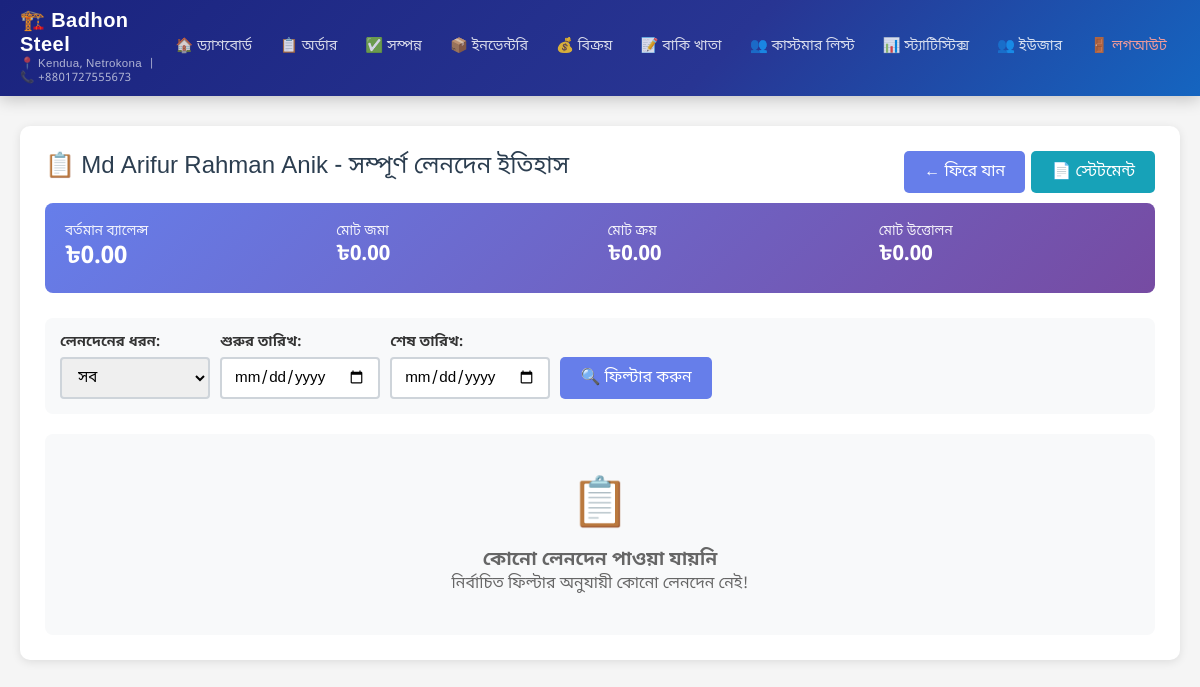
The page /admin-panel/transactions/customers/56/transactions/ (signed in) on the database as committed earlier.
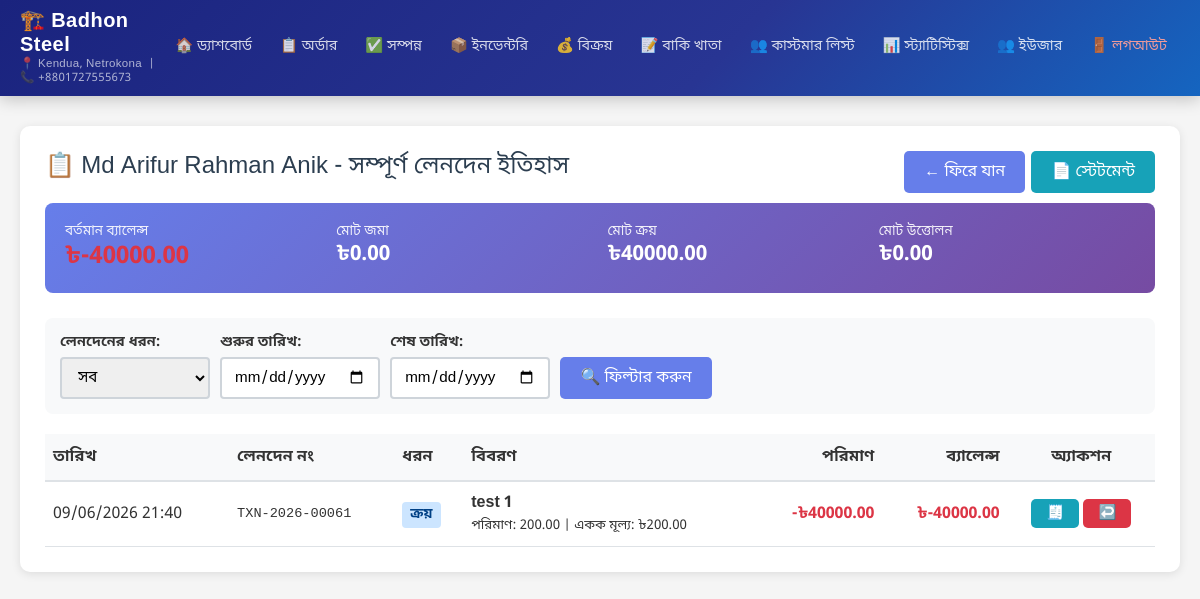
The same page on the database as committed later.
### transactions/models.py (models this page shows, shortened)
class Customer(models.Model):
    name = models.CharField(max_length=200, verbose_name='Customer Name')
    mobile_number = models.CharField(max_length=20, unique=True, verbose_name='Mobile Number')
    address = models.TextField(verbose_name='Address', blank=True)
    current_balance = models.DecimalField(max_digits=10, decimal_places=2, verbose_name='Current Balance', default=0)
    created_at = models.DateTimeField(auto_now_add=True, verbose_name='Created At')
    updated_at = models.DateTimeField(auto_now=True, verbose_name='Updated At')
    class Meta:
        verbose_name = 'Customer'
        verbose_name_plural = 'Customers'
        ordering = ['-created_at']
    @property
    def total_submitted(self):
        from django.db.models import Sum
        result = self.transactions.filter(
            transaction_type='submission',
            status='completed'
        ).aggregate(total=Sum('amount'))
        return result['total'] or 0
    @property
    def total_purchased(self):
        from django.db.models import Sum
        result = self.transactions.filter(
            transaction_type='purchase',
            status='completed'
        ).aggregate(total=Sum('amount'))
        return abs(result['total'] or 0)
    @property
    def total_withdrawn(self):
        from django.db.models import Sum
        result = self.transactions.filter(
            transaction_type='withdrawal',
            status='completed'
        ).aggregate(total=Sum('amount'))
        return abs(result['total'] or 0)

class Transaction(models.Model):
    TRANSACTION_TYPE_CHOICES = [
        ('submission', 'Submission (Deposit)'),
        ('purchase', 'Purchase'),
        ('withdrawal', 'Withdrawal'),
        ('adjustment', 'Adjustment'),
        ('reversal', 'Reversal'),
    ]
    STATUS_CHOICES = [
        ('pending', 'চলমান'),
        ('ready', 'প্রস্তুত'),
        ('completed', 'সম্পন্ন'),
        ('cancelled', 'বাতিল'),
    ]
    DELIVERY_STATUS_CHOICES = [
        ('not_delivered', 'ডেলিভারি হয়নি'),
        ('delivered', 'ডেলিভারি সম্পন্ন'),
    ]
    is_edited = models.BooleanField(default=False, verbose_name='Is Edited')
    original_transaction = models.ForeignKey('self', on_delete=models.SET_NULL, null=True, blank=True,
                                             related_name='edited_versions', verbose_name='Original Transaction')
    transaction_number = models.CharField(max_length=50, unique=True, verbose_name='Transaction Number', editable=False)
    customer = models.ForeignKey('Customer', on_delete=models.PROTECT, related_name='transactions', verbose_name='Customer')
    transaction_type = models.CharField(max_length=20, choices=TRANSACTION_TYPE_CHOICES, verbose_name='Transaction Type')
    amount = models.DecimalField(max_digits=10, decimal_places=2, verbose_name='Amount')
    balance_before = models.DecimalField(max_digits=10, decimal_places=2, verbose_name='Balance Before', default=0)
    balance_after = models.DecimalField(max_digits=10, decimal_places=2, verbose_name='Balance After', default=0)
    item_name = models.CharField(max_length=200, verbose_name='Item Name', blank=True)
    item_description = models.TextField(verbose_name='Item Description', blank=True)
    item_quantity = models.DecimalField(max_digits=10, decimal_places=2, verbose_name='Quantity', null=True, blank=True)
    item_unit_price = models.DecimalField(max_digits=10, decimal_places=2, verbose_name='Unit Price', null=True, blank=True)
    inventory_product = models.ForeignKey('shop.InventoryProduct', on_delete=models.SET_NULL, null=True, blank=True,
                                          verbose_name='Inventory Product')
    item_discount_percentage = models.DecimalField(max_digits=5, decimal_places=2, default=0, verbose_name='Item Discount (%)')
    item_discount_amount = models.DecimalField(max_digits=10, decimal_places=2, default=0, verbose_name='Item Discount Amount')
    total_discount_percentage = models.DecimalField(max_digits=5, decimal_places=2, default=0, verbose_name='Total Discount (%)')
    total_discount_amount = models.DecimalField(max_digits=10, decimal_places=2, default=0, verbose_name='Total Discount Amount')
    gross_amount = models.DecimalField(max_digits=10, decimal_places=2, default=0, verbose_name='Gross Amount')
    status = models.CharField(max_length=20, choices=STATUS_CHOICES, default='pending', verbose_name='Order Status')
    delivery_status = models.CharField(max_length=20, choices=DELIVERY_STATUS_CHOICES, default='not_delivered', verbose_name='Delivery Status')
    notes = models.TextField(verbose_name='Notes', blank=True)
    order_date = models.DateField(default=timezone.now, verbose_name='Order Date')
    delivery_date = models.DateField(null=True, blank=True, verbose_name='Delivery Date')
    payment_date = models.DateField(null=True, blank=True, verbose_name='Payment Due Date')
    reverses_transaction = models.ForeignKey('self', on_delete=models.SET_NULL, null=True, blank=True,
                                             related_name='reversed_by_transactions', verbose_name='Reversed Transaction')
    is_reversed = models.BooleanField(default=False, verbose_name='Is Reversed')
    created_by = models.ForeignKey('auth.User', on_delete=models.SET_NULL, null=True, blank=True, verbose_name='Created By')
    created_at = models.DateTimeField(auto_now_add=True, verbose_name='Created At')
    updated_at = models.DateTimeField(auto_now=True, verbose_name='Updated At')
    class Meta:
        verbose_name = 'Transaction'
        verbose_name_plural = 'Transactions'
        ordering = ['-created_at']
        indexes = [
            models.Index(fields=['customer', '-created_at']),
            models.Index(fields=['transaction_type', 'status']),
            models.Index(fields=['transaction_number']),
        ]

### transactions/views.py (the view)
# urls.py: path('customers/<int:customer_pk>/transactions/', views.transaction_list, name='transaction_list'),
@login_required
def transaction_list(request, customer_pk):
    customer = get_object_or_404(Customer, pk=customer_pk)
    transaction_type = request.GET.get('type', '')
    date_from = request.GET.get('from_date', '')
    date_to = request.GET.get('to_date', '')
    transactions = customer.transactions.filter(status='completed').order_by('-created_at')
    if transaction_type:
        transactions = transactions.filter(transaction_type=transaction_type)
    if date_from:
        transactions = transactions.filter(created_at__gte=date_from)
    if date_to:
        transactions = transactions.filter(created_at__lte=date_to)
    paginator = Paginator(transactions, 50)
    page_number = request.GET.get('page')
    page_obj = paginator.get_page(page_number)
    context = {
        'customer': customer,
        'page_obj': page_obj,
        'transactions': page_obj.object_list,
        'transaction_type': transaction_type,
        'date_from': date_from,
        'date_to': date_to,
    }
    return render(request, 'transactions/transaction_list.html', context)

### transactions/templates/transactions/transaction_list.html (shortened to what the changed rows need)
{% extends 'admin_panel/base.html' %}
{% load static %}
{% block content %}
<div class="card">
    <div class="card-title">
        📋 {{ customer.name }} - সম্পূর্ণ লেনদেন ইতিহাস
        <div style="float: right;">
        </div>
    </div>
    <div style="background: linear-gradient(135deg, #667eea 0%, #764ba2 100%); padding: 20px; border-radius: 8px; margin-bottom: 25px; color: white;">
        <div style="display: grid; grid-template-columns: repeat(auto-fit, minmax(150px, 1fr)); gap: 15px;">
            <div>
                <div style="font-size: 0.85rem; opacity: 0.9;">বর্তমান ব্যালেন্স</div>
                <div style="font-size: 1.5rem; font-weight: 700;">
                    {% if customer.current_balance >= 0 %}
                    ৳{{ customer.current_balance|floatformat:2 }}
                    {% else %}
                    <span style="color: #dc3545;">৳-{{ customer.current_balance|floatformat:2|slice:"1:" }}</span>
                    {% endif %}
                </div>
            </div>
            <div>
                <div style="font-size: 0.85rem; opacity: 0.9;">মোট জমা</div>
                <div style="font-size: 1.3rem; font-weight: 700;">৳{{ customer.total_submitted|floatformat:2 }}</div>
            </div>
            <div>
                <div style="font-size: 0.85rem; opacity: 0.9;">মোট ক্রয়</div>
                <div style="font-size: 1.3rem; font-weight: 700;">৳{{ customer.total_purchased|floatformat:2 }}</div>
            </div>
            <div>
                <div style="font-size: 0.85rem; opacity: 0.9;">মোট উত্তোলন</div>
                <div style="font-size: 1.3rem; font-weight: 700;">৳{{ customer.total_withdrawn|floatformat:2 }}</div>
            </div>
        </div>
    </div>
    <div style="background: #f8f9fa; padding: 15px; border-radius: 8px; margin-bottom: 20px;">
        <form method="get" style="display: flex; gap: 10px; flex-wrap: wrap; align-items: end;">
        </form>
    </div>
    {% if transactions %}
    <div style="overflow-x: auto;">
        <table style="width: 100%; border-collapse: collapse;">
            <thead>
                <tr style="background-color: #f8f9fa; border-bottom: 2px solid #dee2e6;">
                    <th style="padding: 12px 8px; text-align: left; font-weight: 600;">তারিখ</th>
                    <th style="padding: 12px 8px; text-align: left; font-weight: 600;">লেনদেন নং</th>
                    <th style="padding: 12px 8px; text-align: left; font-weight: 600;">ধরন</th>
                    <th style="padding: 12px 8px; text-align: left; font-weight: 600;">বিবরণ</th>
                    <th style="padding: 12px 8px; text-align: right; font-weight: 600;">পরিমাণ</th>
                    <th style="padding: 12px 8px; text-align: right; font-weight: 600;">ব্যালেন্স</th>
                    <th style="padding: 12px 8px; text-align: center; font-weight: 600;">অ্যাকশন</th>
                </tr>
            </thead>
            <tbody>
                {% for txn in transactions %}
                <tr style="border-bottom: 1px solid #dee2e6; {% if txn.is_reversed %}opacity: 0.5; background: #f8f9fa;{% endif %}">
                    <td style="padding: 10px 8px;">{{ txn.created_at|date:"d/m/Y H:i" }}</td>
                    <td style="padding: 10px 8px; font-family: monospace; font-size: 0.85rem;">{{ txn.transaction_number }}</td>
                    <td style="padding: 10px 8px;">
                        {% if txn.transaction_type == 'submission' %}
                        <span style="padding: 4px 8px; border-radius: 4px; background: #d4edda; color: #155724; font-weight: 600; font-size: 0.85rem;">জমা</span>
                        {% elif txn.transaction_type == 'purchase' %}
                        <span style="padding: 4px 8px; border-radius: 4px; background: #cce5ff; color: #004085; font-weight: 600; font-size: 0.85rem;">ক্রয়</span>
                        {% elif txn.transaction_type == 'withdrawal' %}
                        <span style="padding: 4px 8px; border-radius: 4px; background: #fff3cd; color: #856404; font-weight: 600; font-size: 0.85rem;">উত্তোলন</span>
                        {% elif txn.transaction_type == 'reversal' %}
                        <span style="padding: 4px 8px; border-radius: 4px; background: #f8d7da; color: #721c24; font-weight: 600; font-size: 0.85rem;">বাতিল</span>
                        {% endif %}
                    </td>
                    <td style="padding: 10px 8px;">
                        {% if txn.transaction_type == 'purchase' %}
                            <strong>{{ txn.item_name }}</strong>
                            {% if txn.item_quantity %}<br><small>পরিমাণ: {{ txn.item_quantity }} | একক মূল্য: ৳{{ txn.item_unit_price|floatformat:2 }}</small>{% endif %}
                        {% elif txn.notes %}
                            {{ txn.notes|truncatewords:15 }}
                        {% else %}
                            -
                        {% endif %}
                    </td>
                    <td style="padding: 10px 8px; text-align: right; font-weight: 700;">
                        {% if txn.transaction_type == 'submission' %}
                        <span style="color: #28a745;">+৳{{ txn.amount|floatformat:2 }}</span>
                        {% elif txn.transaction_type == 'purchase' or txn.transaction_type == 'withdrawal' %}
                        <span style="color: #dc3545;">-৳{{ txn.amount|floatformat:2 }}</span>
                        {% elif txn.transaction_type == 'reversal' %}
                            {% if txn.reverses_transaction.transaction_type == 'submission' %}
                            <span style="color: #dc3545;">-৳{{ txn.amount|floatformat:2 }}</span>
                            {% else %}
                            <span style="color: #28a745;">+৳{{ txn.amount|floatformat:2 }}</span>
                            {% endif %}
                        {% endif %}
                    </td>
                    <td style="padding: 10px 8px; text-align: right; font-weight: 700;">
                        {% if txn.balance_after >= 0 %}
                        <span style="color: #28a745;">৳{{ txn.balance_after|floatformat:2 }}</span>
                        {% else %}
                        <span style="color: #dc3545;">৳{{ txn.balance_after|floatformat:2 }}</span>
                        {% endif %}
                    </td>
                    <td style="padding: 10px 8px; text-align: center;">
                        <a href="{% url 'transactions:transaction_voucher' pk=txn.pk %}" class="btn btn-sm btn-info" title="ভাউচার">🧾</a>
                        {% if not txn.is_reversed %}
                        <a href="{% url 'transactions:transaction_reverse' pk=txn.pk %}" class="btn btn-sm btn-danger" title="বাতিল" onclick="return confirm('এই লেনদেন বাতিল করতে চান?')">↩️</a>
                        {% endif %}
                    </td>
                </tr>
                {% endfor %}
            </tbody>
        </table>
    </div>
    {% else %}
    <div style="text-align: center; padding: 40px; color: #666; background: #f8f9fa; border-radius: 8px;">
        <div style="font-size: 3rem; margin-bottom: 10px;">📋</div>
        <h3>কোনো লেনদেন পাওয়া যায়নি</h3>
        <p>নির্বাচিত ফিল্টার অনুযায়ী কোনো লেনদেন নেই!</p>
    </div>
    {% endif %}
</div>
{% endblock %}

Rows that differ between the two databases and show on the page:
changed Customer "Md Arifur Rahman Anik": total_purchased "0.00" → "40000.00"; current_balance "0.00" → "40000.00"
added Transaction: created_at "09/06/2026 21:40", transaction_number "TXN-2026-00061", transaction_type "ক্রয়", item_name "test 1", item_quantity "200.00", item_unit_price "200.00", amount "40000.00", balance_after "-40000.00"
Other text that changed with them:
text no longer shown: "৳ 📋 কোনো লেনদেন পাওয়া যায়নি নির্বাচিত ফিল্টার অনুযায়ী কোনো লেনদেন নেই!"
text now shown: "৳- তারিখ লেনদেন নং ধরন বিবরণ পরিমাণ ব্যালেন্স অ্যাকশন"
